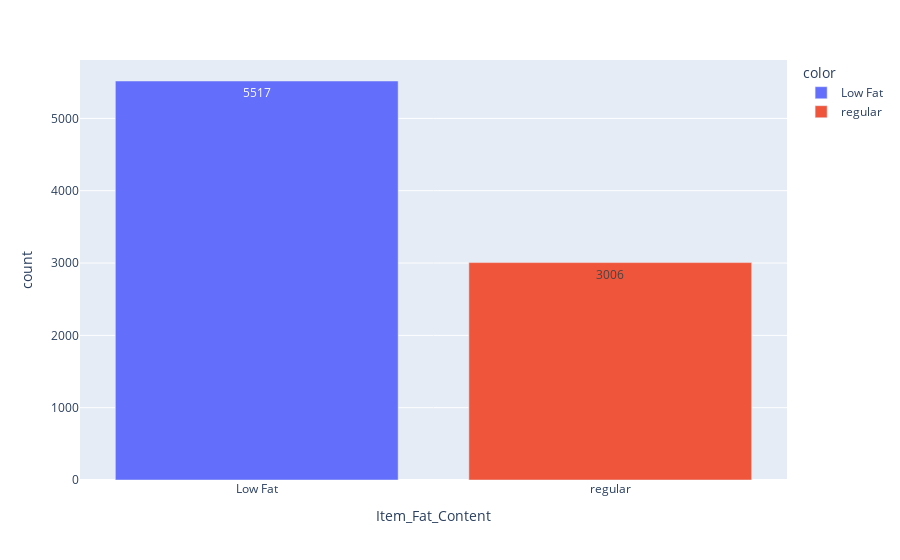

The notebook cell this image was saved under:
### Code cell
remote_type = ['Low Fat', 'regular']

fig = px.bar(x = remote_type, y = train['Item_Fat_Content'].value_counts(),color = remote_type, text = train['Item_Fat_Content'].value_counts())

fig.update_layout( xaxis_title = "Item_Fat_Content", yaxis_title = "count")
fig.show()

### Figure 1 — Plotly figure (JSON) as saved in the notebook; plotly's stock layout.template omitted (floating-point values rounded to 4 significant figures)
{"data": [{"alignmentgroup": "True", "hovertemplate": "color=Low Fat<br>x=%{x}<br>y=%{y}<br>text=%{text}<extra></extra>", "legendgroup": "Low Fat", "marker": {"color": "#636efa", "pattern": {"shape": ""}}, "name": "Low Fat", "offsetgroup": "Low Fat", "orientation": "v", "showlegend": true, "text": [5517], "textposition": "auto", "type": "bar", "x": ["Low Fat"], "xaxis": "x", "y": [5517], "yaxis": "y"}, {"alignmentgroup": "True", "hovertemplate": "color=regular<br>x=%{x}<br>y=%{y}<br>text=%{text}<extra></extra>", "legendgroup": "regular", "marker": {"color": "#EF553B", "pattern": {"shape": ""}}, "name": "regular", "offsetgroup": "regular", "orientation": "v", "showlegend": true, "text": [3006], "textposition": "auto", "type": "bar", "x": ["regular"], "xaxis": "x", "y": [3006], "yaxis": "y"}], "layout": {"barmode": "relative", "legend": {"title": {"text": "color"}, "tracegroupgap": 0}, "margin": {"t": 60}, "xaxis": {"anchor": "y", "domain": [0, 1], "title": {"text": "Item_Fat_Content"}}, "yaxis": {"anchor": "x", "domain": [0, 1], "title": {"text": "count"}}}}
